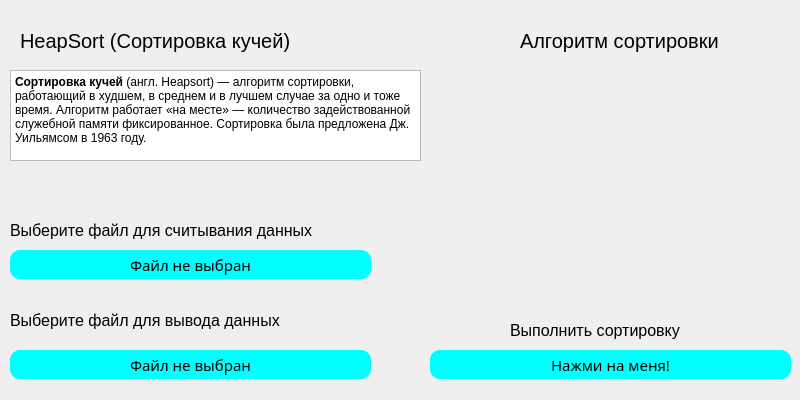
<?xml version="1.0" encoding="UTF-8"?>
<ui version="4.0">
 <class>Window_HeapSort</class>
 <widget class="QDialog" name="Window_HeapSort">
  <property name="geometry">
   <rect>
    <x>0</x>
    <y>0</y>
    <width>800</width>
    <height>400</height>
   </rect>
  </property>
  <property name="sizePolicy">
   <sizepolicy hsizetype="Fixed" vsizetype="Fixed">
    <horstretch>0</horstretch>
    <verstretch>0</verstretch>
   </sizepolicy>
  </property>
  <property name="minimumSize">
   <size>
    <width>800</width>
    <height>400</height>
   </size>
  </property>
  <property name="maximumSize">
   <size>
    <width>800</width>
    <height>400</height>
   </size>
  </property>
  <property name="font">
   <font>
    <pointsize>15</pointsize>
   </font>
  </property>
  <property name="windowTitle">
   <string>HeapSort</string>
  </property>
  <property name="styleSheet">
   <string notr="true">QPushButton{
	background-color: aqua;
	border-radius: 10px;
	color: black;
	border-style: solid;
	font-size: 15px;
}

QDialog{

}</string>
  </property>
  <widget class="QTextBrowser" name="textBrowser">
   <property name="geometry">
    <rect>
     <x>10</x>
     <y>70</y>
     <width>411</width>
     <height>91</height>
    </rect>
   </property>
   <property name="html">
    <string>&lt;!DOCTYPE HTML PUBLIC &quot;-//W3C//DTD HTML 4.0//EN&quot; &quot;http://www.w3.org/TR/REC-html40/strict.dtd&quot;&gt;
&lt;html&gt;&lt;head&gt;&lt;meta name=&quot;qrichtext&quot; content=&quot;1&quot; /&gt;&lt;meta charset=&quot;utf-8&quot; /&gt;&lt;style type=&quot;text/css&quot;&gt;
p, li { white-space: pre-wrap; }
hr { height: 1px; border-width: 0; }
li.unchecked::marker { content: &quot;\2610&quot;; }
li.checked::marker { content: &quot;\2612&quot;; }
&lt;/style&gt;&lt;/head&gt;&lt;body style=&quot; font-family:'Segoe UI'; font-size:15pt; font-weight:400; font-style:normal;&quot;&gt;
&lt;p style=&quot; margin-top:0px; margin-bottom:0px; margin-left:0px; margin-right:0px; -qt-block-indent:0; text-indent:0px;&quot;&gt;&lt;span style=&quot; font-size:9pt; font-weight:700;&quot;&gt;Сортировка кучей&lt;/span&gt;&lt;span style=&quot; font-size:9pt;&quot;&gt; (англ. Heapsort) — алгоритм сортировки, работающий в худшем, в среднем и в лучшем случае за одно и тоже время. Алгоритм работает «на месте» — количество задействованной служебной памяти фиксированное. Cортировка была предложена Дж. Уильямсом в 1963 году.&lt;/span&gt;&lt;/p&gt;&lt;/body&gt;&lt;/html&gt;</string>
   </property>
  </widget>
  <widget class="QLabel" name="label">
   <property name="geometry">
    <rect>
     <x>20</x>
     <y>20</y>
     <width>421</width>
     <height>41</height>
    </rect>
   </property>
   <property name="font">
    <font>
     <pointsize>15</pointsize>
     <fontweight>Black</fontweight>
    </font>
   </property>
   <property name="text">
    <string>HeapSort (Сортировка кучей)</string>
   </property>
  </widget>
  <widget class="QLabel" name="label_3">
   <property name="geometry">
    <rect>
     <x>520</x>
     <y>20</y>
     <width>421</width>
     <height>41</height>
    </rect>
   </property>
   <property name="font">
    <font>
     <pointsize>15</pointsize>
     <fontweight>Black</fontweight>
    </font>
   </property>
   <property name="text">
    <string>Алгоритм сортировки</string>
   </property>
  </widget>
  <widget class="QPushButton" name="pushButton_1">
   <property name="geometry">
    <rect>
     <x>10</x>
     <y>250</y>
     <width>361</width>
     <height>29</height>
    </rect>
   </property>
   <property name="font">
    <font>
     <family>Sitka Heading Semibold</family>
     <pointsize>-1</pointsize>
    </font>
   </property>
   <property name="text">
    <string>Файл не выбран</string>
   </property>
  </widget>
  <widget class="QPushButton" name="pushButton_2">
   <property name="geometry">
    <rect>
     <x>10</x>
     <y>350</y>
     <width>361</width>
     <height>29</height>
    </rect>
   </property>
   <property name="font">
    <font>
     <family>Sitka Heading Semibold</family>
     <pointsize>-1</pointsize>
    </font>
   </property>
   <property name="text">
    <string>Файл не выбран</string>
   </property>
  </widget>
  <widget class="QLabel" name="label_4">
   <property name="geometry">
    <rect>
     <x>10</x>
     <y>210</y>
     <width>421</width>
     <height>41</height>
    </rect>
   </property>
   <property name="font">
    <font>
     <pointsize>12</pointsize>
     <fontweight>Black</fontweight>
    </font>
   </property>
   <property name="text">
    <string>Выберите файл для считывания данных</string>
   </property>
  </widget>
  <widget class="QLabel" name="label_5">
   <property name="geometry">
    <rect>
     <x>10</x>
     <y>300</y>
     <width>381</width>
     <height>41</height>
    </rect>
   </property>
   <property name="font">
    <font>
     <pointsize>12</pointsize>
     <fontweight>Black</fontweight>
    </font>
   </property>
   <property name="text">
    <string>Выберите файл для вывода данных</string>
   </property>
  </widget>
  <widget class="QPushButton" name="pushButton_3">
   <property name="geometry">
    <rect>
     <x>430</x>
     <y>350</y>
     <width>361</width>
     <height>29</height>
    </rect>
   </property>
   <property name="font">
    <font>
     <family>Sitka Heading Semibold</family>
     <pointsize>-1</pointsize>
    </font>
   </property>
   <property name="text">
    <string>Нажми на меня!</string>
   </property>
  </widget>
  <widget class="QLabel" name="label_6">
   <property name="geometry">
    <rect>
     <x>510</x>
     <y>310</y>
     <width>251</width>
     <height>41</height>
    </rect>
   </property>
   <property name="font">
    <font>
     <pointsize>12</pointsize>
     <fontweight>Black</fontweight>
    </font>
   </property>
   <property name="text">
    <string>Выполнить сортировку</string>
   </property>
  </widget>
  <widget class="QLabel" name="label_2">
   <property name="geometry">
    <rect>
     <x>495</x>
     <y>70</y>
     <width>280</width>
     <height>214</height>
    </rect>
   </property>
   <property name="text">
    <string/>
   </property>
  </widget>
 </widget>
 <resources/>
 <connections/>
</ui>
